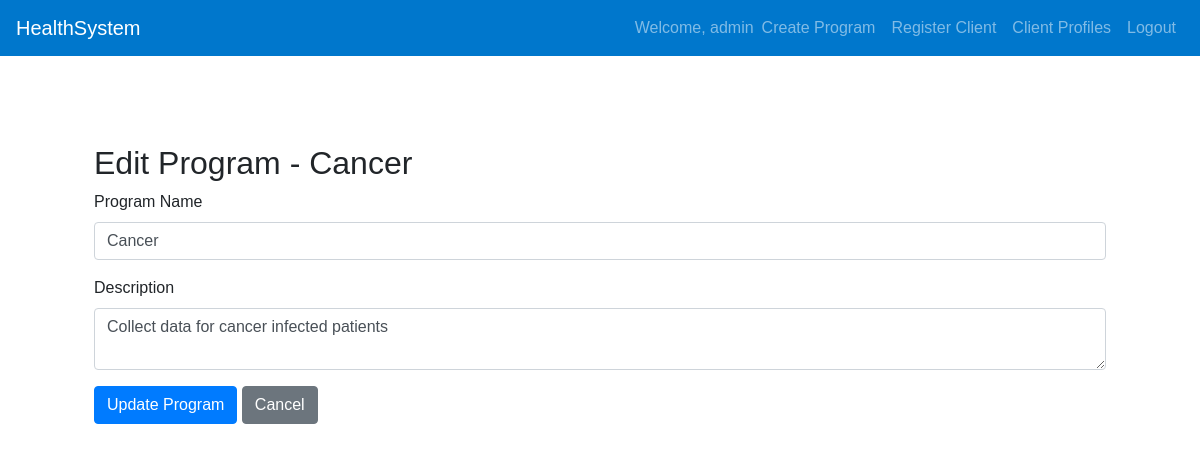
The app's page /programs/edit/3/ (signed in) with its own data.
### health/models.py (models this page shows, shortened)
class HealthProgram(models.Model):
    name = models.CharField(max_length=100, unique=True)
    description = models.TextField(blank=True)

### health/views.py (the view)
# urls.py: path('programs/edit/<int:program_id>/', views.edit_program, name='edit_program'),
def edit_program(request, program_id):
    program = get_object_or_404(HealthProgram, id=program_id)
    if request.method == 'POST':
        form = HealthProgramForm(request.POST, instance=program)
        if form.is_valid():
            form.save()
            return redirect('program_list')
    else:
        form = HealthProgramForm(instance=program)
    return render(request, 'edit_program.html', {'form': form, 'program': program})

### health/forms.py
class HealthProgramForm(forms.ModelForm):
    class Meta:
        model = HealthProgram
        fields = ['name', 'description']
        widgets = {
            'name': forms.TextInput(attrs={'class': 'form-control'}),
            'description': forms.Textarea(attrs={'class': 'form-control'}),
        }

### health/templates/edit_program.html (shortened to what this page needs)
{% extends 'base.html' %}
{% block content %}
<div class="container mt-4">
    <h2>Edit Program - {{ program.name }}</h2>
    <form method="post">
        <div class="form-group">
            <label for="id_name">Program Name</label>
            <input type="text" name="name" class="form-control" id="id_name" value="{{ form.name.value }}">
        </div>
        <div class="form-group">
            <label for="id_description">Description</label>
            <textarea name="description" class="form-control" id="id_description">{{ form.description.value }}</textarea>
        </div>
        <button type="submit" class="btn btn-primary">Update Program</button>
        <a href="{% url 'program_list' %}" class="btn btn-secondary">Cancel</a>
    </form>
</div>
{% endblock %}

### health/templates/base.html (shortened to what this page needs)
<!DOCTYPE html>
<html lang="en">
<head>
    <link href="https://stackpath.bootstrapcdn.com/bootstrap/4.5.2/css/bootstrap.min.css" rel="stylesheet">
</head>
<body>
    <nav class="navbar navbar-expand-lg navbar-dark">
        <a class="navbar-brand" href="#">HealthSystem</a>
        <div class="collapse navbar-collapse" id="navbarNav">
            <ul class="navbar-nav ml-auto">
                {% if user.is_authenticated %}
                    <li class="nav-item">
                        <span class="navbar-text">Welcome, {{ user.username }}</span>
                    </li>
                    <li class="nav-item">
                        <a class="nav-link" href="{% url 'create_program' %}">Create Program</a>
                    </li>
                    <li class="nav-item">
                        <a class="nav-link" href="{% url "register_client" %}">Register Client</a>
                    </li>
                    <li class="nav-item">
                        <a class="nav-link" href="#">Client Profiles</a>
                    </li>
                    <li class="nav-item">
                        <a class="nav-link" href="{% url 'admin:logout' %}">Logout</a>
                    </li>
                {% else %}
                    <li class="nav-item">
                        <a class="nav-link" href="{% url 'admin:login' %}">Login</a>
                    </li>
                {% endif %}
            </ul>
        </div>
    </nav>
    <div class="container">
        {% block content %}{% endblock %}
    </div>
</body>
</html>

### health/templates/base.html (style rules this page uses)
body { font-family: Arial, sans-serif; margin: 0; }
.navbar { background-color: #0077cc; }
.container { padding: 2em; }

### records on screen
HealthProgram: name "Cancer", description "Collect data for cancer infected patients"

### other values on screen
{{ user.username }} "admin"
